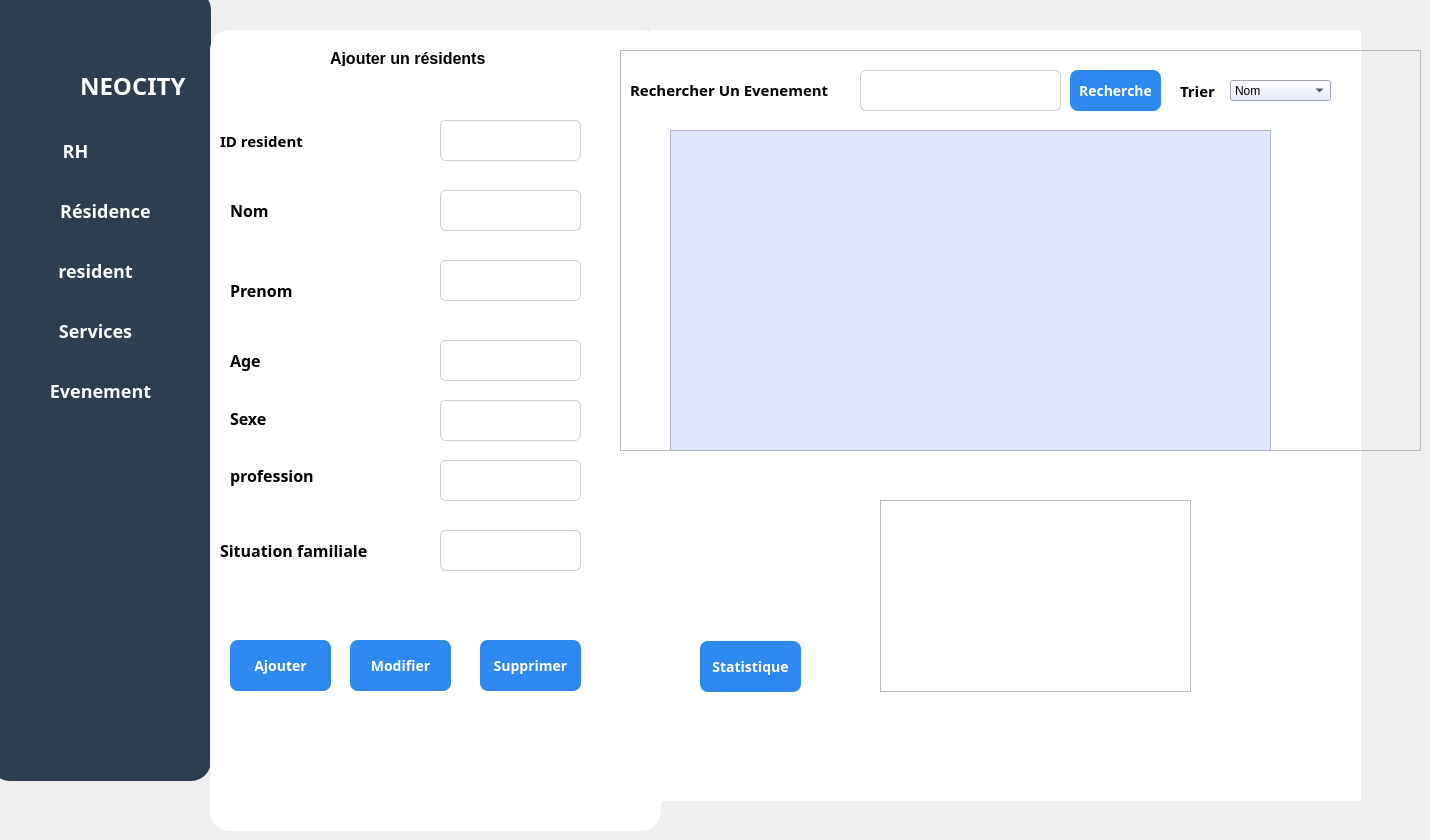
    <widget class="QWidget" name="page">
     <widget class="QFrame" name="frame_5">
      <property name="geometry">
       <rect>
        <x>-10</x>
        <y>-10</y>
        <width>221</width>
        <height>791</height>
       </rect>
      </property>
      <property name="styleSheet">
       <string notr="true">QFrame {
 border-radius: 20px;
background-color : #2C3E50;
}</string>
      </property>
      <property name="frameShape">
       <enum>QFrame::Shape::StyledPanel</enum>
      </property>
      <property name="frameShadow">
       <enum>QFrame::Shadow::Raised</enum>
      </property>
      <widget class="QLabel" name="label_32">
       <property name="geometry">
        <rect>
         <x>90</x>
         <y>80</y>
         <width>121</width>
         <height>31</height>
        </rect>
       </property>
       <property name="font">
        <font>
         <family>Bahnschrift</family>
         <pointsize>18</pointsize>
         <bold>true</bold>
        </font>
       </property>
       <property name="styleSheet">
        <string notr="true">color: rgb(255, 255, 255);</string>
       </property>
       <property name="text">
        <string>NEOCITY</string>
       </property>
      </widget>
      <widget class="QPushButton" name="RH_2">
       <property name="geometry">
        <rect>
         <x>20</x>
         <y>130</y>
         <width>131</width>
         <height>61</height>
        </rect>
       </property>
       <property name="font">
        <font>
         <family>Bahnschrift</family>
         <pointsize>-1</pointsize>
         <bold>true</bold>
        </font>
       </property>
       <property name="styleSheet">
        <string notr="true">QPushButton {
    background-color: #2C3E50;
    color: white;
    border-radius: 8px;
    padding: 10px;
    font-size: 18px;
}
QPushButton:hover {
    background-color: #1E5BB8;
}
QPushButton:pressed {
    background-color: #FFFFFF;
}</string>
       </property>
       <property name="text">
        <string>RH</string>
       </property>
      </widget>
      <widget class="QPushButton" name="residence_3">
       <property name="geometry">
        <rect>
         <x>30</x>
         <y>190</y>
         <width>171</width>
         <height>61</height>
        </rect>
       </property>
       <property name="font">
        <font>
         <family>Bahnschrift</family>
         <pointsize>-1</pointsize>
         <bold>true</bold>
        </font>
       </property>
       <property name="styleSheet">
        <string notr="true">QPushButton {
    background-color: #2C3E50;
    color: white;
    border-radius: 8px;
    padding: 10px;
    font-size: 18px;
}
QPushButton:hover {
    background-color: #1E5BB8;
}
QPushButton:pressed {
    background-color: #FFFFFF;
}</string>
       </property>
       <property name="text">
        <string>Résidence</string>
       </property>
      </widget>
      <widget class="QPushButton" name="resident">
       <property name="geometry">
        <rect>
         <x>20</x>
         <y>250</y>
         <width>171</width>
         <height>61</height>
        </rect>
       </property>
       <property name="font">
        <font>
         <family>Bahnschrift</family>
         <pointsize>-1</pointsize>
         <bold>true</bold>
        </font>
       </property>
       <property name="styleSheet">
        <string notr="true">QPushButton {
    background-color: #2C3E50;
    color: white;
    border-radius: 8px;
    padding: 10px;
    font-size: 18px;
}
QPushButton:hover {
    background-color: #1E5BB8;
}
QPushButton:pressed {
    background-color: #FFFFFF;
}</string>
       </property>
       <property name="text">
        <string>resident</string>
       </property>
      </widget>
      <widget class="QPushButton" name="Evenements_2">
       <property name="geometry">
        <rect>
         <x>20</x>
         <y>370</y>
         <width>181</width>
         <height>61</height>
        </rect>
       </property>
       <property name="font">
        <font>
         <family>Bahnschrift</family>
         <pointsize>-1</pointsize>
         <bold>true</bold>
        </font>
       </property>
       <property name="styleSheet">
        <string notr="true">QPushButton {
    background-color: #2C3E50;
    color: white;
    border-radius: 8px;
    padding: 10px;
    font-size: 18px;
}
QPushButton:hover {
    background-color: #1E5BB8;
}
QPushButton:pressed {
    background-color: #FFFFFF;
}</string>
       </property>
       <property name="text">
        <string>Evenement</string>
       </property>
      </widget>
      <widget class="QPushButton" name="service">
       <property name="geometry">
        <rect>
         <x>20</x>
         <y>310</y>
         <width>171</width>
         <height>61</height>
        </rect>
       </property>
       <property name="font">
        <font>
         <family>Bahnschrift</family>
         <pointsize>-1</pointsize>
         <bold>true</bold>
        </font>
       </property>
       <property name="styleSheet">
        <string notr="true">QPushButton {
    background-color: #2C3E50;
    color: white;
    border-radius: 8px;
    padding: 10px;
    font-size: 18px;
}
QPushButton:hover {
    background-color: #1E5BB8;
}
QPushButton:pressed {
    background-color: #FFFFFF;
}</string>
       </property>
       <property name="text">
        <string>Services</string>
       </property>
      </widget>
      <widget class="QLabel" name="label_53">
       <property name="geometry">
        <rect>
         <x>30</x>
         <y>70</y>
         <width>51</width>
         <height>51</height>
        </rect>
       </property>
       <property name="text">
        <string/>
       </property>
       <property name="textFormat">
        <enum>Qt::TextFormat::MarkdownText</enum>
       </property>
       <property name="pixmap">
        <pixmap resource="img.qrc">:/cropped_circle_image.png</pixmap>
       </property>
       <property name="scaledContents">
        <bool>true</bool>
       </property>
       <property name="wordWrap">
        <bool>false</bool>
       </property>
       <property name="openExternalLinks">
        <bool>false</bool>
       </property>
       <property name="textInteractionFlags">
        <set>Qt::TextInteractionFlag::NoTextInteraction</set>
       </property>
      </widget>
     </widget>
     <widget class="QFrame" name="Ajouter_15">
      <property name="geometry">
       <rect>
        <x>210</x>
        <y>30</y>
        <width>451</width>
        <height>801</height>
       </rect>
      </property>
      <property name="styleSheet">
       <string notr="true">#Ajouter {
border: 2px solid black;
	
	border-color: rgb(219, 220, 255);
}

QFrame {
background-color : #ffffff;
 border-radius: 20px
}</string>
      </property>
      <property name="frameShape">
       <enum>QFrame::Shape::StyledPanel</enum>
      </property>
      <property name="frameShadow">
       <enum>QFrame::Shadow::Raised</enum>
      </property>
      <widget class="QLabel" name="label_283">
       <property name="geometry">
        <rect>
         <x>120</x>
         <y>20</y>
         <width>211</width>
         <height>16</height>
        </rect>
       </property>
       <property name="font">
        <font>
         <family>Arial</family>
         <pointsize>12</pointsize>
         <bold>true</bold>
        </font>
       </property>
       <property name="styleSheet">
        <string notr="true">color: rgb(255, 255, 255);
color: rgb(0, 0, 0);</string>
       </property>
       <property name="text">
        <string>Ajouter un résidents</string>
       </property>
      </widget>
      <widget class="QLabel" name="label_284">
       <property name="geometry">
        <rect>
         <x>20</x>
         <y>170</y>
         <width>49</width>
         <height>21</height>
        </rect>
       </property>
       <property name="font">
        <font>
         <family>Rockwell</family>
         <pointsize>12</pointsize>
         <bold>true</bold>
        </font>
       </property>
       <property name="styleSheet">
        <string notr="true">color: rgb(255, 255, 255);
color: rgb(0, 0, 0);</string>
       </property>
       <property name="text">
        <string>Nom</string>
       </property>
      </widget>
      <widget class="QLabel" name="label_285">
       <property name="geometry">
        <rect>
         <x>20</x>
         <y>320</y>
         <width>49</width>
         <height>21</height>
        </rect>
       </property>
       <property name="font">
        <font>
         <family>Rockwell</family>
         <pointsize>12</pointsize>
         <bold>true</bold>
        </font>
       </property>
       <property name="styleSheet">
        <string notr="true">color: rgb(255, 255, 255);
color: rgb(0, 0, 0);</string>
       </property>
       <property name="text">
        <string>Age</string>
       </property>
      </widget>
      <widget class="QLabel" name="label_286">
       <property name="geometry">
        <rect>
         <x>10</x>
         <y>510</y>
         <width>191</width>
         <height>21</height>
        </rect>
       </property>
       <property name="font">
        <font>
         <family>Rockwell</family>
         <pointsize>12</pointsize>
         <bold>true</bold>
        </font>
       </property>
       <property name="styleSheet">
        <string notr="true">color: rgb(255, 255, 255);
color: rgb(0, 0, 0);</string>
       </property>
       <property name="text">
        <string>Situation familiale</string>
       </property>
      </widget>
      <widget class="QLabel" name="label_287">
       <property name="geometry">
        <rect>
         <x>20</x>
         <y>430</y>
         <width>111</width>
         <height>31</height>
        </rect>
       </property>
       <property name="font">
        <font>
         <family>Rockwell</family>
         <pointsize>12</pointsize>
         <bold>true</bold>
        </font>
       </property>
       <property name="styleSheet">
        <string notr="true">color: rgb(255, 255, 255);
color: rgb(0, 0, 0);</string>
       </property>
       <property name="text">
        <string>profession</string>
       </property>
      </widget>
      <widget class="QLineEdit" name="Nom_Resident">
       <property name="geometry">
        <rect>
         <x>230</x>
         <y>160</y>
         <width>141</width>
         <height>41</height>
        </rect>
       </property>
       <property name="styleSheet">
        <string notr="true">QLineEdit {
	color: rgb(0, 0, 0);
	color: rgb(0, 0, 0);
    border: 1px solid #ccc;
    border-radius: 6px;
    padding: 8px;
    font-size: 12px;
}
QLineEdit:focus {
    border: 1px solid #2D89EF;
    background-color: #FFFFFF;
}</string>
       </property>
      </widget>
      <widget class="QLineEdit" name="Age_Resident">
       <property name="geometry">
        <rect>
         <x>230</x>
         <y>310</y>
         <width>141</width>
         <height>41</height>
        </rect>
       </property>
       <property name="styleSheet">
        <string notr="true">QLineEdit {
	color: rgb(0, 0, 0);
	color: rgb(0, 0, 0);
    border: 1px solid #ccc;
    border-radius: 6px;
    padding: 8px;
    font-size: 12px;
}
QLineEdit:focus {
    border: 1px solid #2D89EF;
    background-color: #FFFFFF;
}</string>
       </property>
      </widget>
      <widget class="QLineEdit" name="Sexe_Resident">
       <property name="geometry">
        <rect>
         <x>230</x>
         <y>370</y>
         <width>141</width>
         <height>41</height>
        </rect>
       </property>
       <property name="styleSheet">
        <string notr="true">QLineEdit {
	color: rgb(0, 0, 0);
    border: 1px solid #ccc;
    border-radius: 6px;
    padding: 8px;
    font-size: 12px;
}
QLineEdit:focus {
    border: 1px solid #2D89EF;
    background-color: #FFFFFF;
}</string>
       </property>
      </widget>
      <widget class="QLineEdit" name="Profession_Resident">
       <property name="geometry">
        <rect>
         <x>230</x>
         <y>430</y>
         <width>141</width>
         <height>41</height>
        </rect>
       </property>
       <property name="styleSheet">
        <string notr="true">QLineEdit {
	color: rgb(0, 0, 0);
    border: 1px solid #ccc;
    border-radius: 6px;
    padding: 8px;
    font-size: 12px;
}
QLineEdit:focus {
    border: 1px solid #2D89EF;
    background-color: #FFFFFF;
}</string>
       </property>
      </widget>
      <widget class="QLineEdit" name="Situation_Fmiliale">
       <property name="geometry">
        <rect>
         <x>230</x>
         <y>500</y>
         <width>141</width>
         <height>41</height>
        </rect>
       </property>
       <property name="styleSheet">
        <string notr="true">QLineEdit {
	color: rgb(0, 0, 0);
    border: 1px solid #ccc;
    border-radius: 6px;
    padding: 8px;
    font-size: 12px;
}
QLineEdit:focus {
    border: 1px solid #2D89EF;
    background-color: #FFFFFF;
}</string>
       </property>
      </widget>
      <widget class="QLineEdit" name="Id_resident">
       <property name="geometry">
        <rect>
         <x>230</x>
         <y>90</y>
         <width>141</width>
         <height>41</height>
        </rect>
       </property>
       <property name="styleSheet">
        <string notr="true">QLineEdit {
	color: rgb(0, 0, 0);
    border: 1px solid #ccc;
    border-radius: 6px;
    padding: 8px;
    font-size: 12px;
}
QLineEdit:focus {
    border: 1px solid #2D89EF;
    background-color: #FFFFFF;
}</string>
       </property>
       <property name="text">
        <string/>
       </property>
      </widget>
      <widget class="QLabel" name="label_288">
       <property name="geometry">
        <rect>
         <x>10</x>
         <y>100</y>
         <width>131</width>
         <height>21</height>
        </rect>
       </property>
       <property name="font">
        <font>
         <family>Rockwell</family>
         <pointsize>11</pointsize>
         <bold>true</bold>
        </font>
       </property>
       <property name="styleSheet">
        <string notr="true">color: rgb(255, 255, 255);
color: rgb(0, 0, 0);</string>
       </property>
       <property name="text">
        <string>ID resident</string>
       </property>
      </widget>
      <widget class="QPushButton" name="Modifier_resident">
       <property name="geometry">
        <rect>
         <x>140</x>
         <y>610</y>
         <width>101</width>
         <height>51</height>
        </rect>
       </property>
       <property name="font">
        <font>
         <family>Bahnschrift</family>
         <pointsize>-1</pointsize>
         <bold>true</bold>
        </font>
       </property>
       <property name="styleSheet">
        <string notr="true">QPushButton {
    background-color: #2D89EF;
    color: white;
    border-radius: 8px;
    padding: 10px;
    font-size: 14px;
}
QPushButton:hover {
    background-color: #1E5BB8;
}
QPushButton:pressed {
    background-color: #FFFFFF;
}</string>
       </property>
       <property name="text">
        <string>Modifier</string>
       </property>
      </widget>
      <widget class="QLabel" name="label_289">
       <property name="geometry">
        <rect>
         <x>20</x>
         <y>380</y>
         <width>61</width>
         <height>16</height>
        </rect>
       </property>
       <property name="font">
        <font>
         <family>Rockwell</family>
         <pointsize>12</pointsize>
         <bold>true</bold>
        </font>
       </property>
       <property name="styleSheet">
        <string notr="true">color: rgb(255, 255, 255);
color: rgb(0, 0, 0);</string>
       </property>
       <property name="text">
        <string>Sexe</string>
       </property>
      </widget>
      <widget class="QPushButton" name="Supprimer_Resident">
       <property name="geometry">
        <rect>
         <x>270</x>
         <y>610</y>
         <width>101</width>
         <height>51</height>
        </rect>
       </property>
       <property name="font">
        <font>
         <family>Bahnschrift</family>
         <pointsize>-1</pointsize>
         <bold>true</bold>
        </font>
       </property>
       <property name="styleSheet">
        <string notr="true">QPushButton {
    background-color: #2D89EF;
    color: white;
    border-radius: 8px;
    padding: 10px;
    font-size: 14px;
}
QPushButton:hover {
    background-color: #1E5BB8;
}
QPushButton:pressed {
    background-color: #FFFFFF;
}</string>
       </property>
       <property name="text">
        <string>Supprimer</string>
       </property>
      </widget>
      <widget class="QPushButton" name="Ajouter_Resident">
       <property name="geometry">
        <rect>
         <x>20</x>
         <y>610</y>
         <width>101</width>
         <height>51</height>
        </rect>
       </property>
       <property name="font">
        <font>
         <family>Bahnschrift</family>
         <pointsize>-1</pointsize>
         <bold>true</bold>
        </font>
       </property>
       <property name="styleSheet">
        <string notr="true">QPushButton {
    background-color: #2D89EF;
    color: white;
    border-radius: 8px;
    padding: 10px;
    font-size: 14px;
}
QPushButton:hover {
    background-color: #1E5BB8;
}
QPushButton:pressed {
    background-color: #FFFFFF;
}</string>
       </property>
       <property name="text">
        <string>Ajouter</string>
       </property>
      </widget>
      <widget class="QLineEdit" name="Prenom_Resident">
       <property name="geometry">
        <rect>
         <x>230</x>
         <y>230</y>
         <width>141</width>
         <height>41</height>
        </rect>
       </property>
       <property name="styleSheet">
        <string notr="true">QLineEdit {
	color: rgb(0, 0, 0);
	color: rgb(0, 0, 0);
    border: 1px solid #ccc;
    border-radius: 6px;
    padding: 8px;
    font-size: 12px;
}
QLineEdit:focus {
    border: 1px solid #2D89EF;
    background-color: #FFFFFF;
}</string>
       </property>
      </widget>
      <widget class="QLabel" name="label_290">
       <property name="geometry">
        <rect>
         <x>20</x>
         <y>250</y>
         <width>91</width>
         <height>21</height>
        </rect>
       </property>
       <property name="font">
        <font>
         <family>Rockwell</family>
         <pointsize>12</pointsize>
         <bold>true</bold>
        </font>
       </property>
       <property name="styleSheet">
        <string notr="true">color: rgb(255, 255, 255);
color: rgb(0, 0, 0);</string>
       </property>
       <property name="text">
        <string>Prenom</string>
       </property>
      </widget>
     </widget>
     <widget class="QLabel" name="label_293">
      <property name="geometry">
       <rect>
        <x>650</x>
        <y>30</y>
        <width>711</width>
        <height>771</height>
       </rect>
      </property>
      <property name="styleSheet">
       <string notr="true">background-color: rgb(255, 255, 255);</string>
      </property>
      <property name="text">
       <string/>
      </property>
     </widget>
     <widget class="QFrame" name="frame_35">
      <property name="geometry">
       <rect>
        <x>620</x>
        <y>50</y>
        <width>801</width>
        <height>401</height>
       </rect>
      </property>
      <property name="frameShape">
       <enum>QFrame::Shape::StyledPanel</enum>
      </property>
      <property name="frameShadow">
       <enum>QFrame::Shadow::Raised</enum>
      </property>
      <widget class="QComboBox" name="comboBox_tri_Resident">
       <property name="geometry">
        <rect>
         <x>610</x>
         <y>30</y>
         <width>101</width>
         <height>21</height>
        </rect>
       </property>
       <property name="styleSheet">
        <string notr="true">background-color : #e1e5ff;
color: rgb(0, 0, 0);</string>
       </property>
       <item>
        <property name="text">
         <string>Nom</string>
        </property>
       </item>
       <item>
        <property name="text">
         <string>Age</string>
        </property>
       </item>
       <item>
        <property name="text">
         <string>Sex</string>
        </property>
       </item>
      </widget>
      <widget class="QLabel" name="label_294">
       <property name="geometry">
        <rect>
         <x>560</x>
         <y>30</y>
         <width>41</width>
         <height>21</height>
        </rect>
       </property>
       <property name="font">
        <font>
         <family>Bahnschrift</family>
         <pointsize>11</pointsize>
         <bold>true</bold>
        </font>
       </property>
       <property name="styleSheet">
        <string notr="true">color: rgb(0, 0, 0);</string>
       </property>
       <property name="text">
        <string>Trier</string>
       </property>
      </widget>
      <widget class="QLabel" name="label_295">
       <property name="geometry">
        <rect>
         <x>10</x>
         <y>29</y>
         <width>211</width>
         <height>21</height>
        </rect>
       </property>
       <property name="font">
        <font>
         <family>Arial Rounded MT</family>
         <pointsize>11</pointsize>
         <bold>true</bold>
        </font>
       </property>
       <property name="styleSheet">
        <string notr="true">color: rgb(0, 0, 0);</string>
       </property>
       <property name="text">
        <string>Rechercher Un Evenement</string>
       </property>
      </widget>
      <widget class="QLineEdit" name="Rechercher_Resident">
       <property name="geometry">
        <rect>
         <x>240</x>
         <y>20</y>
         <width>201</width>
         <height>41</height>
        </rect>
       </property>
       <property name="styleSheet">
        <string notr="true">QLineEdit {
	color: rgb(0, 0, 0);
    border: 1px solid #ccc;
    border-radius: 6px;
    padding: 8px;
    font-size: 12px;
}
QLineEdit:focus {
    border: 1px solid #2D89EF;
    background-color: #FFFFFF;
}</string>
       </property>
      </widget>
      <widget class="QPushButton" name="pushButton_148">
       <property name="geometry">
        <rect>
         <x>450</x>
         <y>20</y>
         <width>91</width>
         <height>41</height>
        </rect>
       </property>
       <property name="font">
        <font>
         <family>Bahnschrift</family>
         <pointsize>-1</pointsize>
         <bold>true</bold>
        </font>
       </property>
       <property name="styleSheet">
        <string notr="true">QPushButton {
    background-color: #2D89EF;
    color: white;
    border-radius: 8px;
    padding: 10px;
    font-size: 14px;
}
QPushButton:hover {
    background-color: #1E5BB8;
}
QPushButton:pressed {
    background-color: #FFFFFF;
}</string>
       </property>
       <property name="text">
        <string>Recherche</string>
       </property>
      </widget>
      <widget class="QTableView" name="tableView_Resident">
       <property name="geometry">
        <rect>
         <x>50</x>
         <y>80</y>
         <width>601</width>
         <height>321</height>
        </rect>
       </property>
       <property name="styleSheet">
        <string notr="true">border-raduis : 20px;
color: rgb(0, 0, 0);
background-color : #e1e5ff;</string>
       </property>
      </widget>
     </widget>
     <widget class="QPushButton" name="pushButton_149">
      <property name="geometry">
       <rect>
        <x>700</x>
        <y>641</y>
        <width>101</width>
        <height>51</height>
       </rect>
      </property>
      <property name="font">
       <font>
        <family>Bahnschrift</family>
        <pointsize>-1</pointsize>
        <bold>true</bold>
       </font>
      </property>
      <property name="styleSheet">
       <string notr="true">QPushButton {
    background-color: #2D89EF;
    color: white;
    border-radius: 8px;
    padding: 10px;
    font-size: 14px;
}
QPushButton:hover {
    background-color: #1E5BB8;
}
QPushButton:pressed {
    background-color: #FFFFFF;
}</string>
      </property>
      <property name="text">
       <string>Statistique</string>
      </property>
     </widget>
     <widget class="QGraphicsView" name="graphicsView_14">
      <property name="geometry">
       <rect>
        <x>880</x>
        <y>500</y>
        <width>311</width>
        <height>192</height>
       </rect>
      </property>
      <property name="styleSheet">
       <string notr="true">border-image: url(:/diagramme_circulaire3.png);</string>
      </property>
     </widget>
    </widget>
